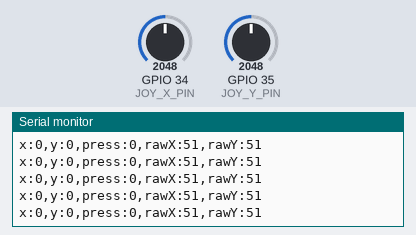
Bench run of a sketch on a simulated ESP32. On the bench: the last lines printed to the serial monitor. Inputs (shaded band) come from the test bench; at power-on: GPIO 34 (JOY_X_PIN) = 2048, GPIO 35 (JOY_Y_PIN) = 2048 (analog values on the 0–4095 scale).

Above: at 1.6 s.
1.7 s: GPIO 34 (JOY_X_PIN) set to 2866
At 1.73 s:
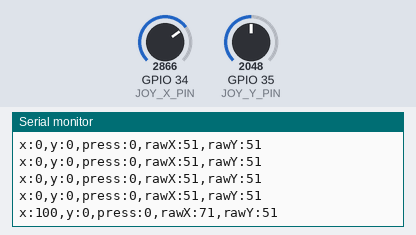
3.2 s: GPIO 35 (JOY_Y_PIN) set to 2866
At 3.21 s:
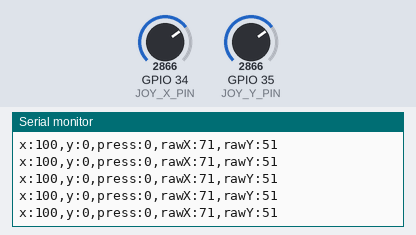
4.7 s: GPIO 34 (JOY_X_PIN) set to 3603
At 4.74 s:
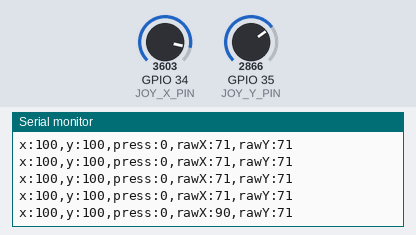
6.2 s: GPIO 35 (JOY_Y_PIN) set to 3603
At 6.23 s:
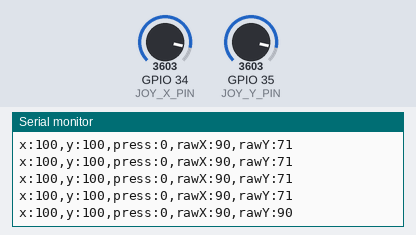
Timing chart, 0 to 8.7 s (numbered marks = the images above; inputs shaded):
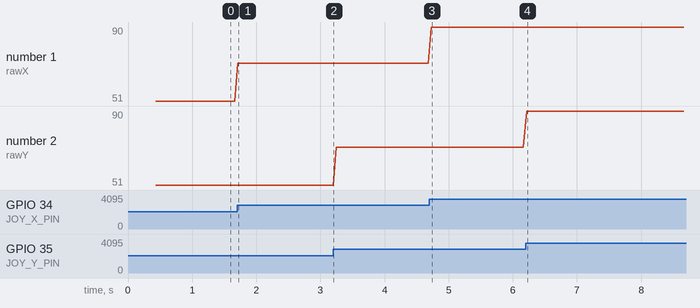

The sketch:

joystick_test.ino
```cpp
// joystick_test — Grove ジョイスティックの値を見る
// シリアルプロッタ (115200bps) に、X と Y を -100〜100 (%) で出す。押し込みも表示する。
// 起動するときはスティックに触らない (そのときの位置を「真ん中」として覚える)。
// 起動したら一度スティックをぐるっと大きく回す (端の位置を覚える)。
//
// 配線 (Grove → ピンヘッダーの変換ケーブル経由):
//   黄 (X) → IO34   白 (Y) → IO35   赤 (VCC) → 3V3   黒 (GND) → GND
//   ※ VCC は必ず 3V3。5V にすると押し込んだときに X が 5V になり、ESP32 の入力を壊す
// ボード: ESP32 Dev Module / ESP32 Arduino core 3.x

const int JOY_X_PIN = 34;            // ADC1。Wi-Fi (ESP-NOW) を使っても読める側
const int JOY_Y_PIN = 35;

// ★ 倒した向きと符号が逆なら true にする (右に倒して +、前に倒して + になるように)
bool INVERT_X = false;
bool INVERT_Y = false;

const int PRESS_RAW = 3900;          // 押し込むと X が 3.3V いっぱい (4095 付近) になる
const int DEAD = 8;                  // 真ん中の遊び (%)。手を離しても 0 にならないなら上げる
const int START_RANGE = 600;         // 端の位置を覚えるまでの仮の幅 (生の値)

struct Axis {
  int pin;
  bool invert;
  int center, lo, hi;
};
Axis ax = {JOY_X_PIN, false, 0, 0, 0};
Axis ay = {JOY_Y_PIN, false, 0, 0, 0};

int readRaw(int pin) {               // 4 回読んで平均。0〜4095
  long sum = 0;
  for (int i = 0; i < 4; i++) sum += analogRead(pin);
  return (int)(sum / 4);
}

void calibrate(Axis &a) {
  long sum = 0;
  for (int i = 0; i < 32; i++) { sum += analogRead(a.pin); delay(2); }
  a.center = (int)(sum / 32);
  a.lo = a.center - START_RANGE;
  a.hi = a.center + START_RANGE;
}

// 生の値を -100〜100 に。倒しきった位置を覚えながら、真ん中から左右別々に割る
int toPercent(Axis &a, int raw) {
  if (raw > a.hi) a.hi = min(raw, PRESS_RAW - 300);   // 押し込み途中の値で幅を広げすぎない
  if (raw < a.lo) a.lo = raw;
  float v = (raw >= a.center) ? (float)(raw - a.center) / max(1, a.hi - a.center)
                              : -(float)(a.center - raw) / max(1, a.center - a.lo);
  int p = (int)(v * 100);
  if (abs(p) <= DEAD) return 0;
  p = (p > 0 ? p - DEAD : p + DEAD) * 100 / (100 - DEAD);   // 遊びの外側を 0〜100 に広げ直す
  p = constrain(p, -100, 100);
  return a.invert ? -p : p;
}

void setup() {
  Serial.begin(115200);
  analogReadResolution(12);
  ax.invert = INVERT_X;
  ay.invert = INVERT_Y;
  delay(300);
  calibrate(ax);
  calibrate(ay);
  Serial.printf("真ん中: X=%d  Y=%d (生の値)\n", ax.center, ay.center);
}

void loop() {
  int rx = readRaw(JOY_X_PIN);
  int ry = readRaw(JOY_Y_PIN);
  bool pressed = (rx >= PRESS_RAW);
  int x = pressed ? 0 : toPercent(ax, rx);   // 押している間の X は使えないので 0 にする
  int y = toPercent(ay, ry);

  // シリアルプロッタ用 (名前:値)。rawX / rawY は生の値を 1/40 にして同じグラフに収める
  Serial.printf("x:%d,y:%d,press:%d,rawX:%d,rawY:%d\n", x, y, pressed ? 100 : 0, rx / 40, ry / 40);
  delay(50);
}
```

Measured:
- after the input at 1.7 s, the serial monitor: prints a new line at once (image 1)
- after the input at 4.7 s, the serial monitor: prints a new line at once (image 3)
- after the input at 6.2 s, the serial monitor: prints a new line at once (image 4)
- plotted number 1: 51 → 71 after the input at 1.7 s, 71 → 90 after the input at 4.7 s
